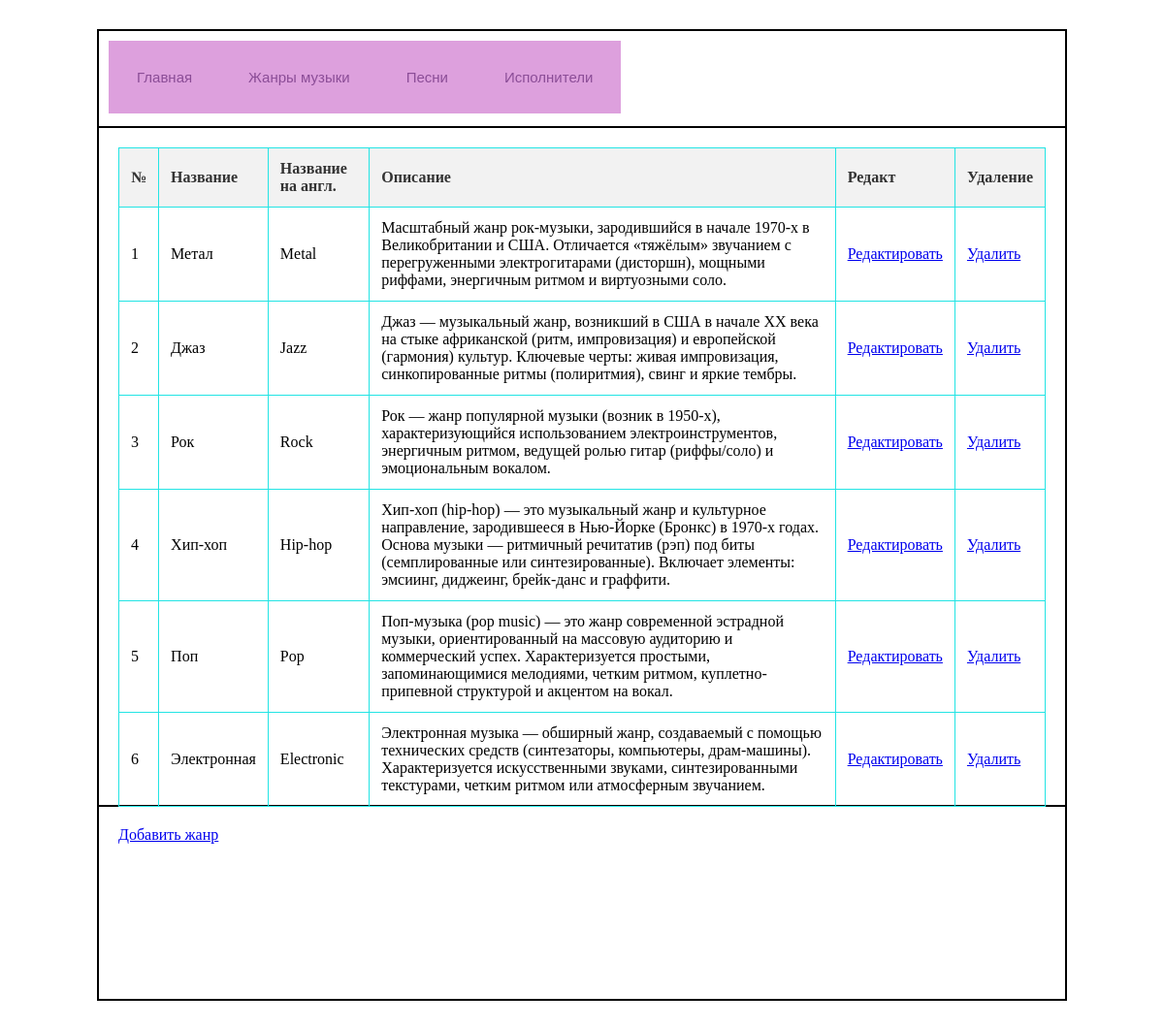
The page /genres/ on the database its author committed.
### main/models.py (models this page shows, shortened)
class Genres(models.Model):
    name_ru = models.CharField(max_length = 200, unique = True)
    name_en = models.CharField(max_length = 200)
    description = models.CharField(max_length = 400)

### main/views.py (the view)
# urls.py: path('genres/', views.genres),
def genres (request):
    genres1 = Genres.objects.all
    return render (request, 'genres.html', {'genres1': genres1})

### main/templates/genres.html (shortened to what this page needs)
{% extends "base.html" %}
{% block content %}
<table>
    <thead>
        <tr>
            <th>№</th>
            <th>Название</th>
            <th>Название на англ.</th>
            <th>Описание</th>
            <th>Редакт</th>
            <th>Удаление</th>
        </tr>
    </thead>
    <tbody>
        {% for g in genres1 %}
        <tr>
            <td>{{g.id}}</td>
            <td>{{g.name_ru}}</td>
            <td>{{g.name_en}}</td>
            <td>{{g.description}}</td>
            <td><a href="/editGenres/{{g.id}}">Редактировать</a></td>
            <td><a href="/delete_genre/{{g.id}}">Удалить</a></td>
        </tr>
        {% endfor %}
    </tbody>
</table>
<a href="/add_genre">Добавить жанр</a>
{% endblock content %}

### main/templates/base.html (shortened to what this page needs)
<!DOCTYPE html>
{% load static %}
<html lang="en">
<head>
    <link rel="stylesheet" href="{% static "styles.css" %}" />
</head>
<body>
    <div id="wrapper">
        <div id="header">
            <div id="menu">
                <a href="/">Главная</a>
                <a href="/genres">Жанры музыки</a>
                <a href="/track">Песни</a>
                <a href="/artists">Исполнители</a>
            </div>
        </div>
        <div id="container">
            <div id="content">
                {% block content %} content {% endblock content %}
            </div>
        </div>
        <div id="footer">
        </div>
    </div>
</body>
</html>

### main/static/styles.css (style rules this page uses)
* { box-sizing: border-box; }
#wrapper { width: 1000px; margin: 30px auto; border: 1px solid black; }
#header { height: 100px; padding: 10px; border: 1px solid black; }
#container { display: flex; }
#content { width: 100%; height: 700px; padding: 20px; border: 1px solid black; order: 2; }
#footer { height: 200px; padding: 20px; border: 1px solid black; }
#menu { display: flex; }
#menu a { display: block; padding: 28px 28px; text-decoration: none; color: #8b4d97; font-family: Arial; font-size: 15px; background: plum; border: 1px solid plum; }
table { width: 100%; border-collapse: collapse; margin-bottom: 20px; }
table th, table td { border: 1px solid #22e4e4; padding: 12px; text-align: left; }
table th { background-color: #f2f2f2; color: #333; }

### rows shown on the page
Genres: id "1", name_ru "Метал", name_en "Metal", description "Масштабный жанр рок-музыки, зародившийся в начале 1970-х в Великобритании и США. Отличается «тяжёлым» звучанием с перегруженными электрогитарами (дисторшн), мощными риффами, энергичным ритмом и виртуозными соло."
Genres: id "2", name_ru "Джаз", name_en "Jazz", description "Джаз — музыкальный жанр, возникший в США в начале XX века на стыке африканской (ритм, импровизация) и европейской (гармония) культур. Ключевые черты: живая импровизация, синкопированные ритмы (полиритмия), свинг и яркие тембры."
Genres: id "3", name_ru "Рок", name_en "Rock", description "Рок — жанр популярной музыки (возник в 1950-х), характеризующийся использованием электроинструментов, энергичным ритмом, ведущей ролью гитар (риффы/соло) и эмоциональным вокалом."
Genres: id "4", name_ru "Хип-хоп", name_en "Hip-hop", description "Хип-хоп (hip-hop) — это музыкальный жанр и культурное направление, зародившееся в Нью-Йорке (Бронкс) в 1970-х годах. Основа музыки — ритмичный речитатив (рэп) под биты (семплированные или синтезированные). Включает элементы: эмсиинг, диджеинг, брейк-данс и граффити."
Genres: id "5", name_ru "Поп", name_en "Pop", description "Поп-музыка (pop music) — это жанр современной эстрадной музыки, ориентированный на массовую аудиторию и коммерческий успех. Характеризуется простыми, запоминающимися мелодиями, четким ритмом, куплетно-припевной структурой и акцентом на вокал."
Genres: id "6", name_ru "Электронная", name_en "Electronic", description "Электронная музыка — обширный жанр, создаваемый с помощью технических средств (синтезаторы, компьютеры, драм-машины). Характеризуется искусственными звуками, синтезированными текстурами, четким ритмом или атмосферным звучанием."
